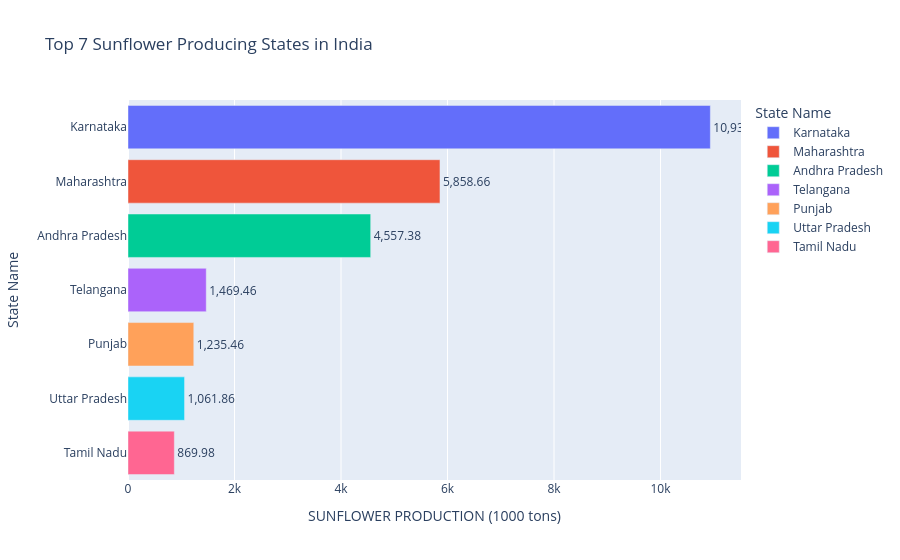

Source (notebook cell):
### Markdown cell above
Top 7 SUNFLOWER PRODUCTION  State

### Code cell
top_sunflower=df.groupby('State Name')['SUNFLOWER PRODUCTION (1000 tons)'].sum().nlargest(7).reset_index()
fig_hbar = px.bar(
    top_sunflower,
    x='SUNFLOWER PRODUCTION (1000 tons)',
    y='State Name',
    orientation='h',
    title='Top 7 Sunflower Producing States in India',
    text='SUNFLOWER PRODUCTION (1000 tons)',
    color='State Name'
)

fig_hbar.update_traces(texttemplate='%{x:,}', textposition='outside')
fig_hbar.update_layout(uniformtext_minsize=8, uniformtext_mode='hide')
fig_hbar.show()

### Figure 1 — Plotly figure (JSON) as saved in the notebook; plotly's stock layout.template omitted (floating-point values rounded to 4 significant figures)
{"data": [{"alignmentgroup": "True", "hovertemplate": "State Name=%{y}<br>SUNFLOWER PRODUCTION (1000 tons)=%{text}<extra></extra>", "legendgroup": "Karnataka", "marker": {"color": "#636efa", "pattern": {"shape": ""}}, "name": "Karnataka", "offsetgroup": "Karnataka", "orientation": "h", "showlegend": true, "text": [10940.0], "textposition": "outside", "texttemplate": "%{x:,}", "type": "bar", "x": [10940.0], "xaxis": "x", "y": ["Karnataka"], "yaxis": "y"}, {"alignmentgroup": "True", "hovertemplate": "State Name=%{y}<br>SUNFLOWER PRODUCTION (1000 tons)=%{text}<extra></extra>", "legendgroup": "Maharashtra", "marker": {"color": "#EF553B", "pattern": {"shape": ""}}, "name": "Maharashtra", "offsetgroup": "Maharashtra", "orientation": "h", "showlegend": true, "text": [5859.0], "textposition": "outside", "texttemplate": "%{x:,}", "type": "bar", "x": [5859.0], "xaxis": "x", "y": ["Maharashtra"], "yaxis": "y"}, {"alignmentgroup": "True", "hovertemplate": "State Name=%{y}<br>SUNFLOWER PRODUCTION (1000 tons)=%{text}<extra></extra>", "legendgroup": "Andhra Pradesh", "marker": {"color": "#00cc96", "pattern": {"shape": ""}}, "name": "Andhra Pradesh", "offsetgroup": "Andhra Pradesh", "orientation": "h", "showlegend": true, "text": [4557.0], "textposition": "outside", "texttemplate": "%{x:,}", "type": "bar", "x": [4557.0], "xaxis": "x", "y": ["Andhra Pradesh"], "yaxis": "y"}, {"alignmentgroup": "True", "hovertemplate": "State Name=%{y}<br>SUNFLOWER PRODUCTION (1000 tons)=%{text}<extra></extra>", "legendgroup": "Telangana", "marker": {"color": "#ab63fa", "pattern": {"shape": ""}}, "name": "Telangana", "offsetgroup": "Telangana", "orientation": "h", "showlegend": true, "text": [1469.0], "textposition": "outside", "texttemplate": "%{x:,}", "type": "bar", "x": [1469.0], "xaxis": "x", "y": ["Telangana"], "yaxis": "y"}, {"alignmentgroup": "True", "hovertemplate": "State Name=%{y}<br>SUNFLOWER PRODUCTION (1000 tons)=%{text}<extra></extra>", "legendgroup": "Punjab", "marker": {"color": "#FFA15A", "pattern": {"shape": ""}}, "name": "Punjab", "offsetgroup": "Punjab", "orientation": "h", "showlegend": true, "text": [1235.0], "textposition": "outside", "texttemplate": "%{x:,}", "type": "bar", "x": [1235.0], "xaxis": "x", "y": ["Punjab"], "yaxis": "y"}, {"alignmentgroup": "True", "hovertemplate": "State Name=%{y}<br>SUNFLOWER PRODUCTION (1000 tons)=%{text}<extra></extra>", "legendgroup": "Uttar Pradesh", "marker": {"color": "#19d3f3", "pattern": {"shape": ""}}, "name": "Uttar Pradesh", "offsetgroup": "Uttar Pradesh", "orientation": "h", "showlegend": true, "text": [1062.0], "textposition": "outside", "texttemplate": "%{x:,}", "type": "bar", "x": [1062.0], "xaxis": "x", "y": ["Uttar Pradesh"], "yaxis": "y"}, {"alignmentgroup": "True", "hovertemplate": "State Name=%{y}<br>SUNFLOWER PRODUCTION (1000 tons)=%{text}<extra></extra>", "legendgroup": "Tamil Nadu", "marker": {"color": "#FF6692", "pattern": {"shape": ""}}, "name": "Tamil Nadu", "offsetgroup": "Tamil Nadu", "orientation": "h", "showlegend": true, "text": [870.0], "textposition": "outside", "texttemplate": "%{x:,}", "type": "bar", "x": [870.0], "xaxis": "x", "y": ["Tamil Nadu"], "yaxis": "y"}], "layout": {"barmode": "relative", "legend": {"title": {"text": "State Name"}, "tracegroupgap": 0}, "title": {"text": "Top 7 Sunflower Producing States in India"}, "uniformtext": {"minsize": 8, "mode": "hide"}, "xaxis": {"anchor": "y", "domain": [0, 1], "title": {"text": "SUNFLOWER PRODUCTION (1000 tons)"}}, "yaxis": {"anchor": "x", "categoryarray": ["Tamil Nadu", "Uttar Pradesh", "Punjab", "Telangana", "Andhra Pradesh", "Maharashtra", "Karnataka"], "categoryorder": "array", "domain": [0, 1], "title": {"text": "State Name"}}}}
